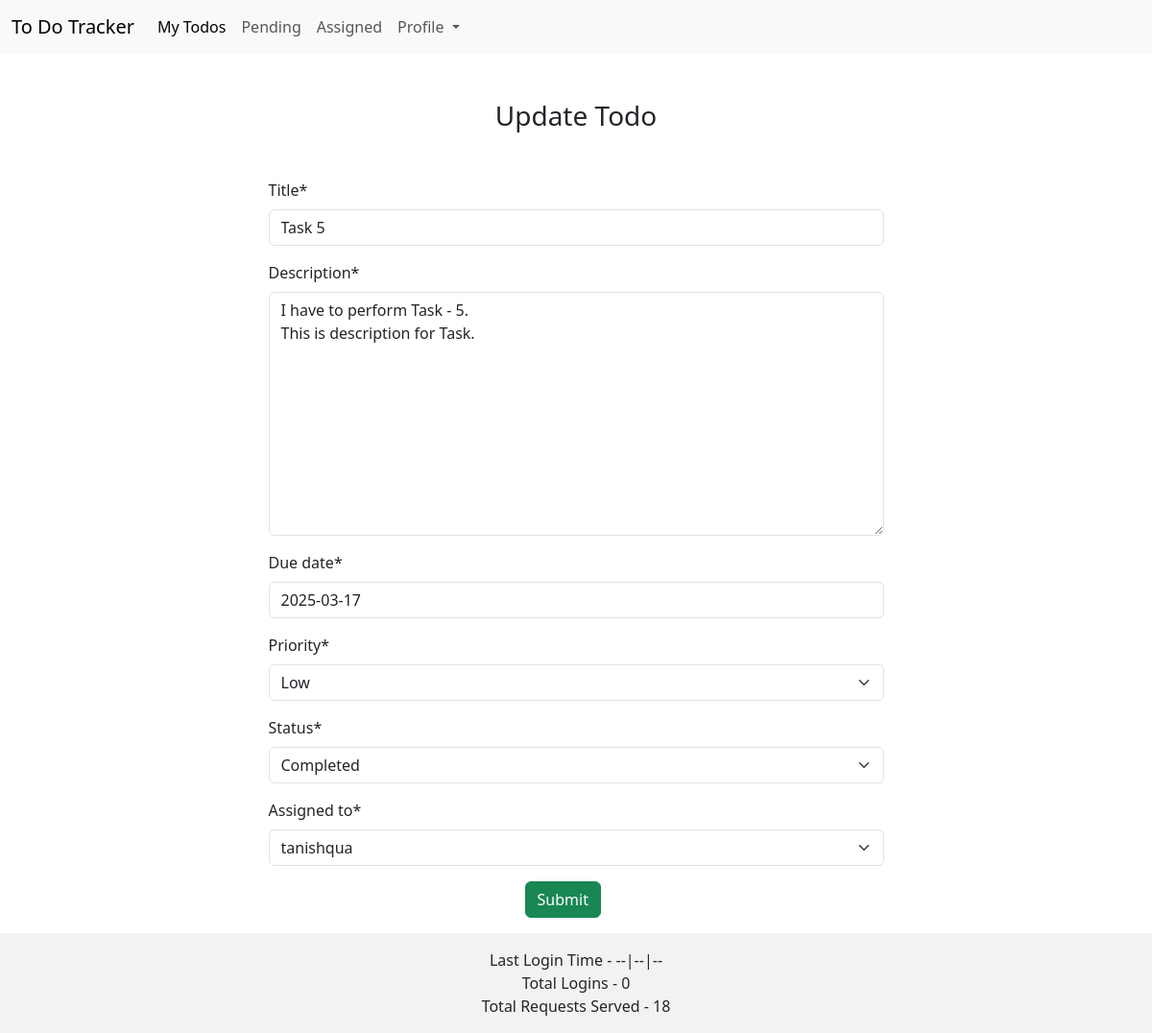
Page /update/17 (signed in) on the earlier database version.
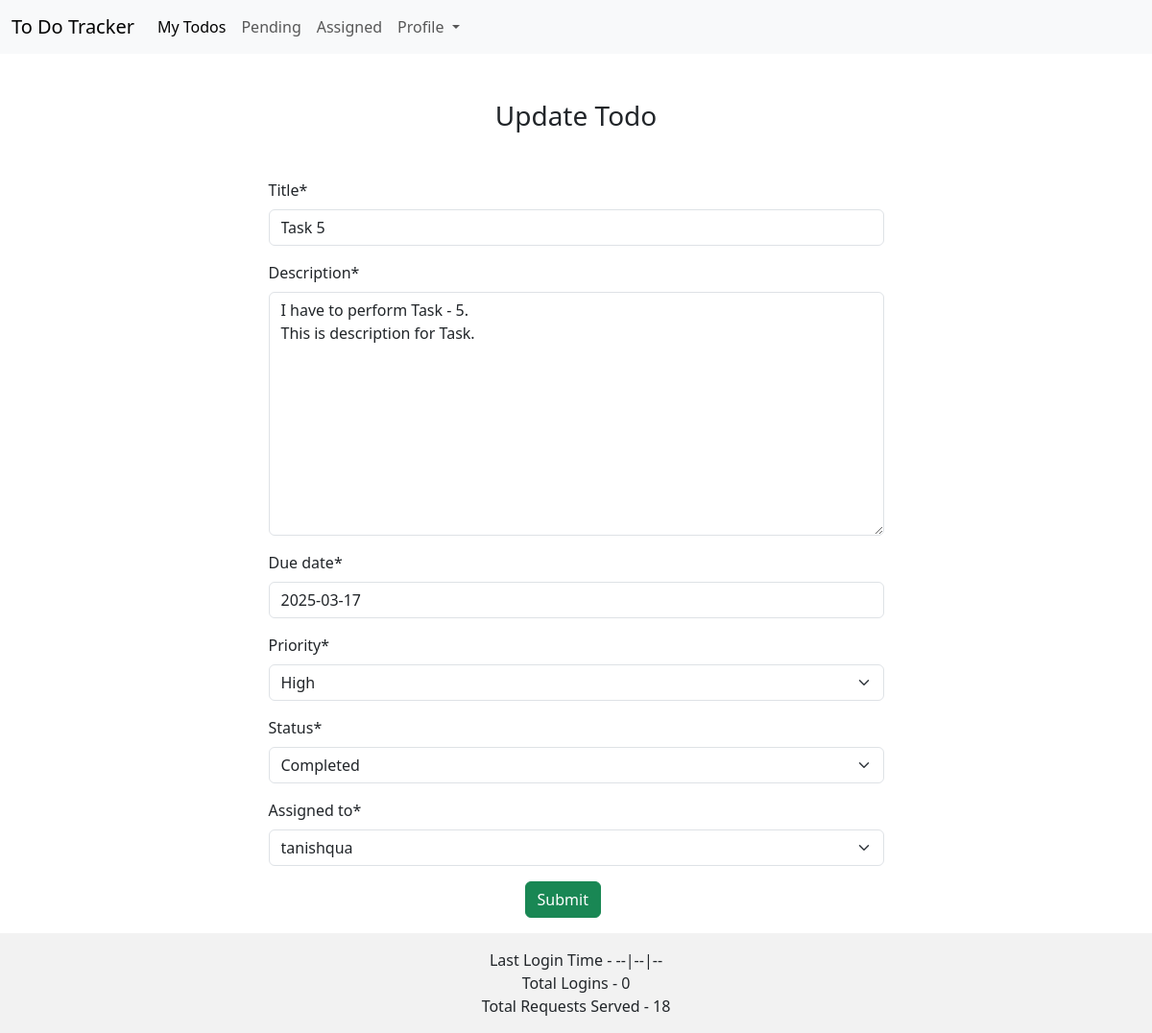
Same page on the later database version.
### app/models.py (models this page shows, shortened)
class TodoList(models.Model):
    priority_choice = (
        ('high', 'High'),
        ('low', 'Low'),
        ('medium', 'Medium')
    )
    status_choice = (
        ('pending', 'Pending'),
        ('completed', 'Completed')
    )
    title=models.CharField(max_length=100)
    description=models.TextField()
    due_date=models.DateField()
    priority=models.CharField(max_length=6, choices=priority_choice)
    status=models.CharField(max_length=9, choices=status_choice)
    assigned_by=models.ForeignKey(User, on_delete=models.CASCADE, related_name='assigned_tasks')
    assigned_to=models.ForeignKey(User, on_delete=models.CASCADE, related_name='received_tasks', limit_choices_to={'groups__name':'Mentee'})
    created_at=models.DateTimeField(auto_now_add=True)
    def read_task(cls, task_id):
        return cls.objects.filter(id=task_id).first()

### app/views.py (the view, shortened to what this page needs)
# urls.py: path('update/<int:task_id>', update_todo, name='update'),
@login_required(login_url='login')
def update_todo(request, task_id):
    task = TodoList.read_task(TodoList, task_id)
    fm = CreateTaskModel(instance=task)
    return render(request, 'app/update_todo.html', {'form': fm})

### app/forms.py
class CreateTaskModel(forms.ModelForm):
    class Meta:
        model = TodoList
        fields = '__all__'
    def __init__(self,*args, **kwargs):
        super().__init__(*args, **kwargs)
        self.helper = FormHelper()
        self.fields['assigned_by'].widget = forms.HiddenInput()

### app/templates/app/update_todo.html
{% extends 'app/create_todo.html'%} {% block crud_page_title %}Update
Todo{%endblock%}

### app/templates/app/create_todo.html
{% extends 'app/base.html' %} {% load crispy_forms_tags %} {% block content %}
<h3 class="d-flex justify-content-center align-items-center mt-5 mb-5">
  {% block crud_page_title %}Create Todo{%endblock%}
</h3>
<div class="row">
  <div class="col-md-7 mx-auto">
    <form method="post">
      {% csrf_token %} {{form | crispy }}
      <div class="col-md-2 mx-auto">
        <input type="submit" value="Submit" class="btn btn-success" />
      </div>
    </form>
  </div>
</div>
{% endblock %}

Differences in the rows shown:
changed TodoList "Task 5": priority "Low" → "High"
